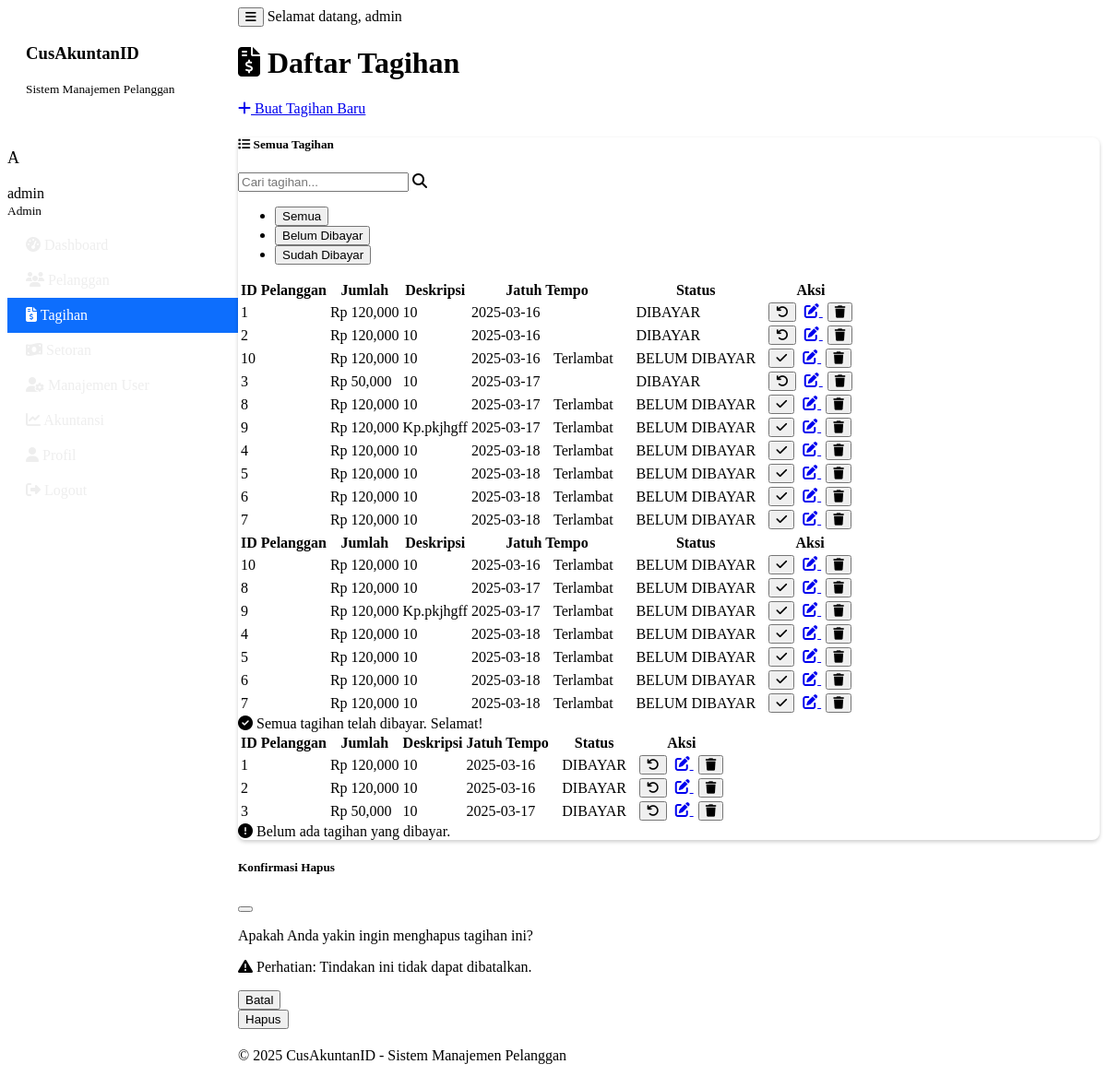
Page /tagihan (signed in) on the earlier database version.
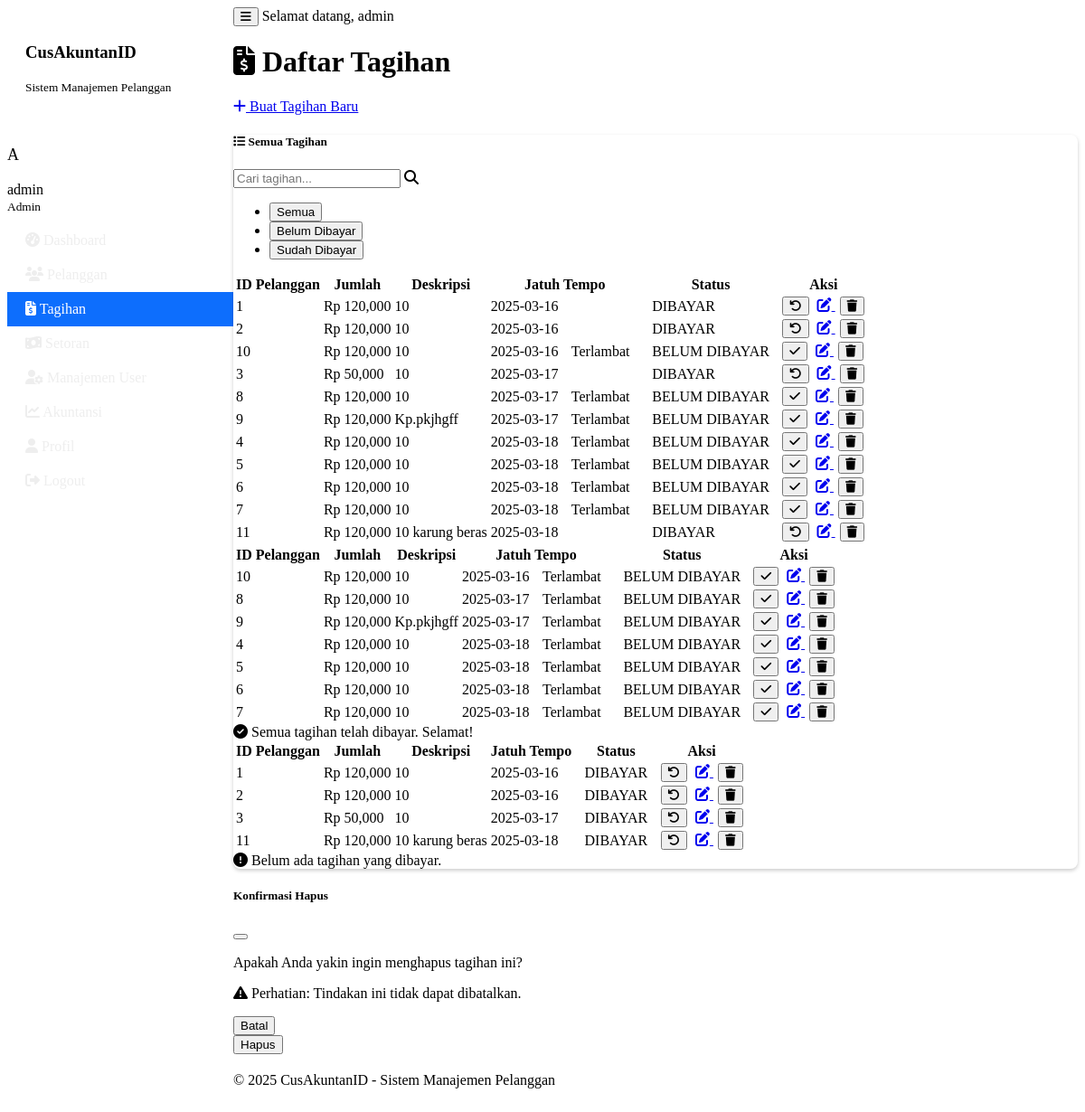
Same page on the later database version.
### tables this page shows
CREATE TABLE tagihan (
            id INTEGER PRIMARY KEY,
            pelanggan_id INTEGER,
            jumlah REAL NOT NULL,
            deskripsi TEXT,
            tanggal_jatuh_tempo TEXT,
            status_pembayaran TEXT DEFAULT 'BELUM DIBAYAR',
            dibuat_pada TEXT,
            FOREIGN KEY (pelanggan_id) REFERENCES pelanggan (id)
        );

### main.py (the view)
    def decorated_function(*args, **kwargs):
        if 'user' not in session:
            flash('Anda perlu login terlebih dahulu.', 'warning')
            return redirect(url_for('login'))
        return f(*args, **kwargs)

### main.py (called while the page is built)
@app.context_processor
def inject_now():
    return {'now': datetime.datetime.now()}

def login_required(f):
    def decorated_function(*args, **kwargs):
        if 'user' not in session:
            flash('Anda perlu login terlebih dahulu.', 'warning')
            return redirect(url_for('login'))
        return f(*args, **kwargs)
    decorated_function.__name__ = f.__name__
    return decorated_function

@app.route('/tagihan')
@login_required
def tagihan_list():
    user_id = session['user']['id']
    is_admin = session['user']['level'] == 'admin'
    if is_admin:
        tagihan = sistem_manajemen.dapatkan_semua_tagihan()
    else:
        tagihan = sistem_manajemen.dapatkan_semua_tagihan(user_id)
    return render_template('tagihan_list.html', tagihan=tagihan)

    def get_connection(self):
        return sqlite3.connect(self.db_path)

### templates/tagihan_list.html (shortened to what the changed rows need)
{% extends "base.html" %}
{% block content %}
<div class="container">
    <div class="d-flex justify-content-between align-items-center mb-4">
        <h1><i class="fas fa-file-invoice-dollar me-2"></i> Daftar Tagihan</h1>
    </div>
    <div class="card">
        <div class="card-body">
            <div class="tab-content" id="tagihanTabsContent">
                <div class="tab-pane fade show active" id="semua" role="tabpanel" aria-labelledby="semua-tab">
                    {% if tagihan %}
                        <div class="table-responsive">
                            <table class="table table-striped table-hover" id="tagihanTable">
                                <thead>
                                    <tr>
                                        <th>ID</th>
                                        <th>Pelanggan</th>
                                        <th>Jumlah</th>
                                        <th>Deskripsi</th>
                                        <th>Jatuh Tempo</th>
                                        <th>Status</th>
                                        <th>Aksi</th>
                                    </tr>
                                </thead>
                                <tbody>
                                    {% for t in tagihan %}
                                    <tr>
                                        <td>{{ t[0] }}</td>
                                        <td>{{ t[8] }}</td>
                                        <td>Rp {{ "{:,.0f}".format(t[2]) }}</td>
                                        <td>{{ t[3] or '-' }}</td>
                                        <td>
                                            {{ t[4] }}
                                            {% set today = now.strftime('%Y-%m-%d') %}
                                            {% if t[4] < today and t[5] == 'BELUM DIBAYAR' %}
                                                <span class="badge bg-danger ms-1">Terlambat</span>
                                            {% endif %}
                                        </td>
                                        <td>
                                            <span class="badge bg-{{ 'success' if t[5] == 'DIBAYAR' else 'danger' }}">
                                                {{ t[5] }}
                                            </span>
                                        </td>
                                        <td>
                                            <div class="btn-group">
                                                <button type="button" class="btn btn-sm btn-{{ 'success' if t[5] == 'BELUM DIBAYAR' else 'warning' }} status-btn"
                                                        data-id="{{ t[0] }}"
                                                        data-status="{{ t[5] }}"
                                                        title="{{ 'Tandai Dibayar' if t[5] == 'BELUM DIBAYAR' else 'Tandai Belum Dibayar' }}">
                                                    <i class="fas {{ 'fa-check' if t[5] == 'BELUM DIBAYAR' else 'fa-undo' }}"></i>
                                                </button>
                                                <a href="{{ url_for('edit_tagihan', tagihan_id=t[0]) }}" class="btn btn-sm btn-primary" title="Edit">
                                                    <i class="fas fa-edit"></i>
                                                </a>
                                                {% if session.user.level == 'admin' %}
                                                <button type="button" class="btn btn-sm btn-danger delete-tagihan-btn"
                                                        data-bs-toggle="modal"
                                                        data-bs-target="#deleteTagihanModal"
                                                        data-id="{{ t[0] }}"
                                                        title="Hapus">
                                                    <i class="fas fa-trash"></i>
                                                </button>
                                                {% endif %}
                                            </div>
                                        </td>
                                    </tr>
                                    {% endfor %}
                                </tbody>
                            </table>
                        </div>
                    {% else %}
                        <div class="alert alert-info">
                            <i class="fas fa-info-circle me-2"></i> Belum ada data tagihan. Silakan buat tagihan baru.
                        </div>
                    {% endif %}
                </div>
                <div class="tab-pane fade" id="belum-dibayar" role="tabpanel" aria-labelledby="belum-dibayar-tab">
                    {% set has_unpaid = false %}
                    {% if tagihan %}
                        <div class="table-responsive">
                            <table class="table table-striped table-hover">
                                <thead>
                                    <tr>
                                        <th>ID</th>
                                        <th>Pelanggan</th>
                                        <th>Jumlah</th>
                                        <th>Deskripsi</th>
                                        <th>Jatuh Tempo</th>
                                        <th>Status</th>
                                        <th>Aksi</th>
                                    </tr>
                                </thead>
                                <tbody>
                                    {% for t in tagihan %}
                                        {% if t[5] == 'BELUM DIBAYAR' %}
                                            {% set has_unpaid = true %}
                                            <tr>
                                                <td>{{ t[0] }}</td>
                                                <td>{{ t[8] }}</td>
                                                <td>Rp {{ "{:,.0f}".format(t[2]) }}</td>
                                                <td>{{ t[3] or '-' }}</td>
                                                <td>
                                                    {{ t[4] }}
                                                    {% set today = now.strftime('%Y-%m-%d') %}
                                                    {% if t[4] < today %}
                                                        <span class="badge bg-danger ms-1">Terlambat</span>
                                                    {% endif %}
                                                </td>
                                                <td>
                                                    <span class="badge bg-danger">
                                                        {{ t[5] }}
                                                    </span>
                                                </td>
                                                <td>
                                                    <div class="btn-group">
                                                        <button type="button" class="btn btn-sm btn-success status-btn"
                                                                data-id="{{ t[0] }}"
                                                                data-status="{{ t[5] }}"
                                                                title="Tandai Dibayar">
                                                            <i class="fas fa-check"></i>
                                                        </button>
                                                        <a href="{{ url_for('edit_tagihan', tagihan_id=t[0]) }}" class="btn btn-sm btn-primary" title="Edit">
                                                            <i class="fas fa-edit"></i>
                                                        </a>
                                                        <button type="button" class="btn btn-sm btn-danger delete-tagihan-btn"
                                                                data-bs-toggle="modal"
                                                                data-bs-target="#deleteTagihanModal"
                                                                data-id="{{ t[0] }}"
                                                                title="Hapus">
                                                            <i class="fas fa-trash"></i>
                                                        </button>
                                                    </div>
                                                </td>
                                            </tr>
                                        {% endif %}
                                    {% endfor %}
                                </tbody>
                            </table>
                        </div>
                    {% else %}
                        <div class="alert alert-info">
                            <i class="fas fa-info-circle me-2"></i> Belum ada data tagihan. Silakan buat tagihan baru.
                        </div>
                    {% endif %}
                </div>
                <div class="tab-pane fade" id="dibayar" role="tabpanel" aria-labelledby="dibayar-tab">
                    {% set has_paid = false %}
                    {% if tagihan %}
                        <div class="table-responsive">
                            <table class="table table-striped table-hover">
                                <thead>
                                    <tr>
                                        <th>ID</th>
                                        <th>Pelanggan</th>
                                        <th>Jumlah</th>
                                        <th>Deskripsi</th>
                                        <th>Jatuh Tempo</th>
                                        <th>Status</th>
                                        <th>Aksi</th>
                                    </tr>
                                </thead>
                                <tbody>
                                    {% for t in tagihan %}
                                        {% if t[5] == 'DIBAYAR' %}
                                            {% set has_paid = true %}
                                            <tr>
                                                <td>{{ t[0] }}</td>
                                                <td>{{ t[8] }}</td>
                                                <td>Rp {{ "{:,.0f}".format(t[2]) }}</td>
                                                <td>{{ t[3] or '-' }}</td>
                                                <td>{{ t[4] }}</td>
                                                <td>
                                                    <span class="badge bg-success">
                                                        {{ t[5] }}
                                                    </span>
                                                </td>
                                                <td>
                                                    <div class="btn-group">
                                                        <button type="button" class="btn btn-sm btn-warning status-btn"
                                                                data-id="{{ t[0] }}"
                                                                data-status="{{ t[5] }}"
                                                                title="Tandai Belum Dibayar">
                                                            <i class="fas fa-undo"></i>
                                                        </button>
                                                        <a href="{{ url_for('edit_tagihan', tagihan_id=t[0]) }}" class="btn btn-sm btn-primary" title="Edit">
                                                            <i class="fas fa-edit"></i>
                                                        </a>
                                                        <button type="button" class="btn btn-sm btn-danger delete-tagihan-btn"
                                                                data-bs-toggle="modal"
                                                                data-bs-target="#deleteTagihanModal"
                                                                data-id="{{ t[0] }}"
                                                                title="Hapus">
                                                            <i class="fas fa-trash"></i>
                                                        </button>
                                                    </div>
                                                </td>
                                            </tr>
                                        {% endif %}
                                    {% endfor %}
                                </tbody>
                            </table>
                        </div>
                    {% else %}
                        <div class="alert alert-info">
                            <i class="fas fa-info-circle me-2"></i> Belum ada data tagihan. Silakan buat tagihan baru.
                        </div>
                    {% endif %}
                </div>
            </div>
        </div>
    </div>
</div>
{% endblock %}

Differences in the rows shown:
added tagihan: id "11", jumlah "120,000", deskripsi "10 karung beras", tanggal_jatuh_tempo "2025-03-18", status_pembayaran "DIBAYAR"
